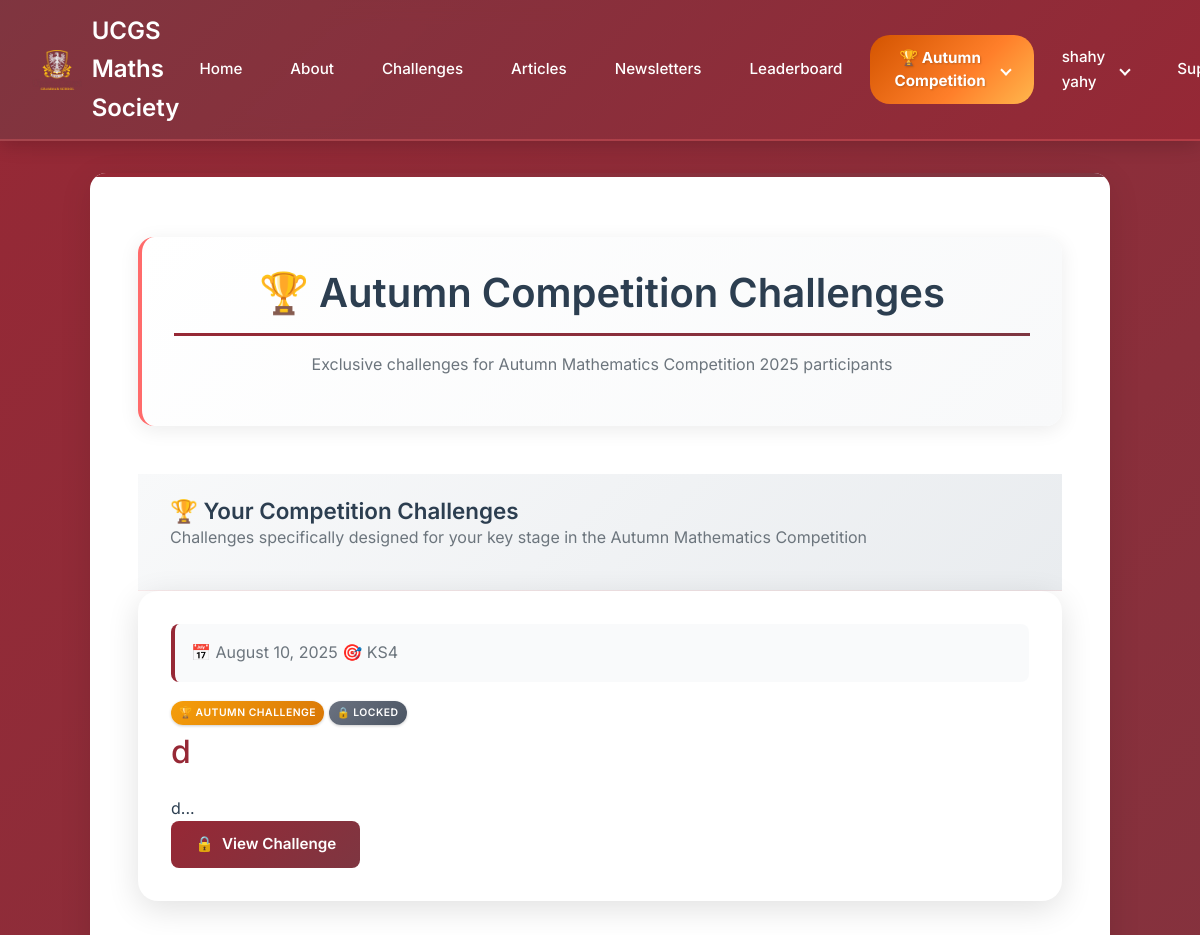
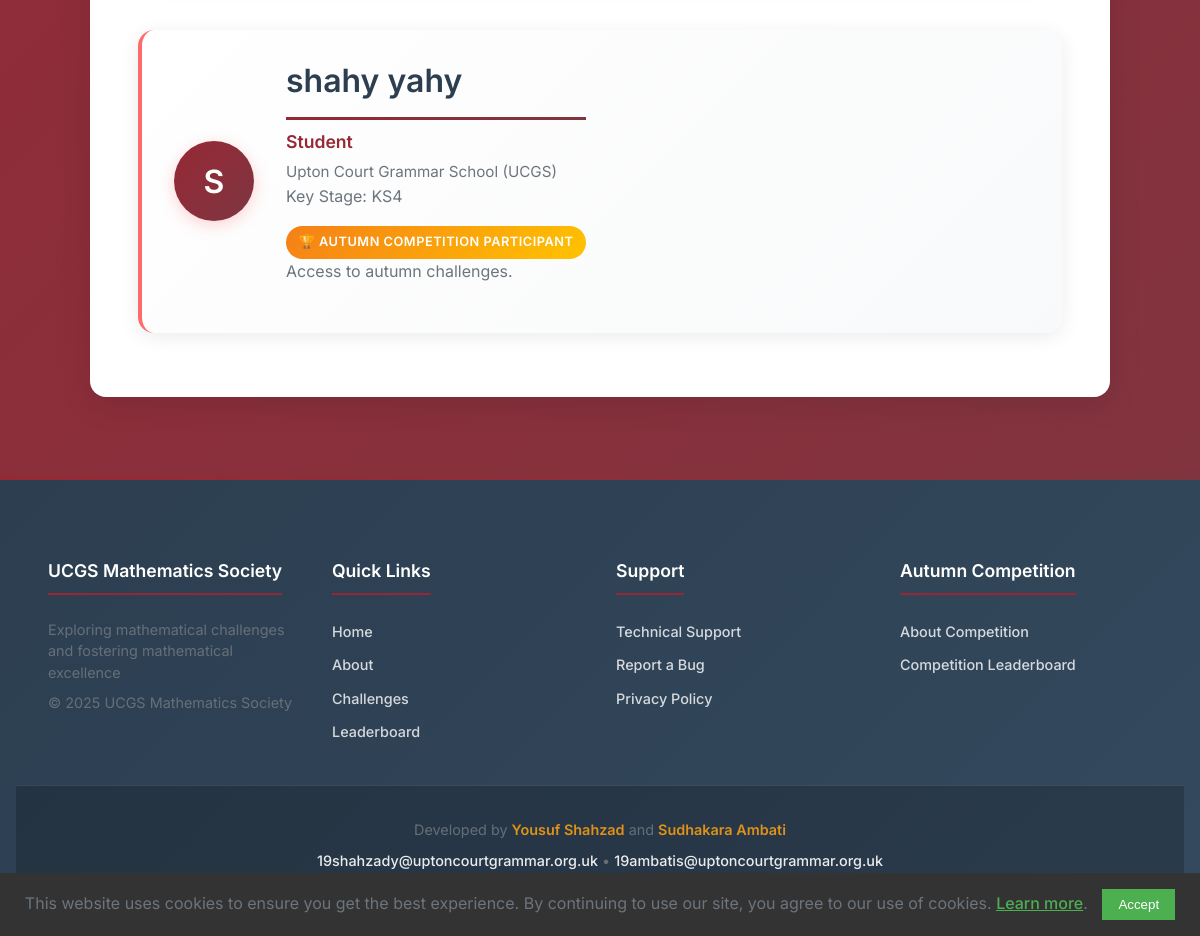
The app's page /challenges (signed in) with its own data (2 pictures, top to bottom).
### app/models.py (models this page shows, shortened)
class User(UserMixin, db.Model):
    __tablename__ = "users"
    id = db.Column(db.Integer, primary_key=True)
    full_name = db.Column(db.String(100), nullable=False, index=True)
    email = db.Column(db.String(120), unique=True, nullable=False, index=True)
    year = db.Column(db.Integer)
    maths_class = db.Column(db.String(100))
    password_hash = db.Column(db.String(128))
    is_admin = db.Column(db.Boolean, default=False, nullable=False)
    key_stage = db.Column(db.String(3), nullable=False, index=True)
    school_id = db.Column(db.Integer, db.ForeignKey('school.id'), nullable=True, index=True)
    is_competition_participant = db.Column(db.Boolean, default=False, nullable=False)
    submissions = db.relationship(
        "AnswerSubmission",
        back_populates="user",
        lazy="dynamic",
        cascade="all, delete-orphan"
    )
    articles = db.relationship(
        "Article",
        back_populates="author",
        lazy="dynamic",
        cascade="all, save-update"
    )

class SummerChallenge(db.Model):
    __tablename__ = "summer_challenge"
    id = db.Column(db.Integer, primary_key=True)
    title = db.Column(db.String(100), nullable=False, index=True)
    content = db.Column(db.Text, nullable=False)
    date_posted = db.Column(db.DateTime, default=datetime.datetime.now, nullable=False)
    duration_hours = db.Column(db.Integer, default=24, nullable=False)
    file_url = db.Column(db.String(100))
    key_stage = db.Column(db.String(3), nullable=False, index=True)
    is_manually_locked = db.Column(db.Boolean, default=False, nullable=False)  # Add this field
    release_at = db.Column(db.DateTime, nullable=True, index=True)
    answer_boxes = db.relationship(
        'SummerChallengeAnswerBox',
        back_populates='challenge',
        lazy='dynamic',
        cascade='all, delete-orphan',
        order_by="SummerChallengeAnswerBox.order"
    )
    submissions = db.relationship(
        'SummerSubmission',
        back_populates='challenge',
        lazy='dynamic'
    )
    @property
    def is_locked(self):
        from datetime import timedelta
        return (self.is_manually_locked or
                datetime.datetime.now() > self.date_posted + timedelta(hours=self.duration_hours))

class School(db.Model):
    __tablename__ = "school"
    id = db.Column(db.Integer, primary_key=True)
    name = db.Column(db.String(100), nullable=False, unique=True, index=True)
    email_domain = db.Column(db.String(100), nullable=True)
    address = db.Column(db.String(200), nullable=True)
    date_joined = db.Column(db.DateTime, default=datetime.datetime.now, nullable=False)
    users = db.relationship('User', backref='school', lazy='dynamic')

### app/main/routes.py (the view, shortened to what this page needs)
@bp.route("/challenges")
def challenges():
    page = request.args.get("page", 1, type=int)
    try:
        now = datetime.datetime.now()
        challenges_pagination = None
        summer_challenges = []
        if current_user.is_authenticated:
            is_summer_participant = getattr(current_user, "is_competition_participant", False)
            is_admin = getattr(current_user, "is_admin", False)
            if is_admin:
                challenges_pagination = Challenge.query.order_by(
                    Challenge.date_posted.desc()
                ).paginate(page=page, per_page=6, error_out=False)
                summer_challenges = SummerChallenge.query.order_by(
                    SummerChallenge.date_posted.desc()
                ).all()
            elif is_summer_participant:
                summer_challenges = SummerChallenge.query.filter_by(
                    key_stage=current_user.key_stage
                ).order_by(SummerChallenge.date_posted.desc()).all()
                challenges_pagination = Challenge.query.filter(Challenge.id == -1).paginate(
                    page=page, per_page=6, error_out=False
                )
        else:
            flash("Please log in to view challenges.", "info")
            return redirect(url_for('auth.login'))
        return render_template(
            "main/challenges.html",
            challenges=challenges_pagination,
            summer_challenges=summer_challenges
        )
    except SQLAlchemyError as e:
        current_app.logger.error(f"Error loading challenges: {str(e)}")
        flash("Unable to load challenges at this time.", "error")
        return redirect(url_for("main.home"))

### app/__init__.py (called while the page is built)
def initialize_extensions(app):
    ckeditor.init_app(app)
    db.init_app(app)
    login_manager.init_app(app)
    migrate.init_app(app, db, render_as_batch=True)
    from app.models import User
    @login_manager.user_loader
    def load_user(user_id):
        return User.query.get(int(user_id))

### app/templates/main/challenges.html (shortened to what this page needs)
{% extends "base.html" %}
{% block content %}
    <link rel="stylesheet" href="https://cdnjs.cloudflare.com/ajax/libs/mathquill/0.10.1/mathquill.min.css">
<div class="challenges-container">
    <div class="page-header">
        {% if current_user.is_authenticated and current_user.is_competition_participant %}
            <h1>🏆 Autumn Competition Challenges</h1>
            <p class="page-subtitle">Exclusive challenges for Autumn Mathematics Competition 2025 participants</p>
        {% else %}
            <h1>Mathematical Challenges</h1>
            <p class="page-subtitle">Test your mathematical skills with our collection of challenging problems and puzzles</p>
        {% endif %}
    </div>
    {% if current_user.is_authenticated and (current_user.is_competition_participant or current_user.is_admin) and summer_challenges %}
    <div class="summer-challenges-section">
        <div class="section-header">
            {% if current_user.is_admin %}
            <h2>🏆 Your Competition Challenge Management</h2>
            <p>Manage and oversee competition challenges for all key stages</p>
            {% else %}
            <h2>🏆 Your Competition Challenges</h2>
            {% endif %}
            <p>Challenges specifically designed for your key stage in the Autumn Mathematics Competition</p>
        </div>
        <div class="challenges-grid summer-grid">
            {% for summer in summer_challenges %}
            <article class="challenge-card summer-challenge-card">
                <div class="challenge-header">
                    <div class="challenge-meta">
                        <span class="challenge-date">
                            <span class="meta-icon">📅</span>
                            {{ summer.date_posted.strftime('%B %d, %Y') }}
                        </span>
                        <span class="challenge-keystage">
                            <span class="meta-icon">🎯</span>
                            {{ summer.key_stage.upper() }}
                        </span>
                    </div>
                    <div class="challenge-badge">
                        <span class="summer-badge">🏆 Autumn Challenge</span>
                    </div>
                    {% if summer.is_locked %}
                    <div class="challenge-badge locked">
                        <span class="status-icon">🔒</span>
                        <span>Locked</span>
                    </div>
                    {% endif %}
                </div>
                <div class="challenge-content">
                    <h2 class="challenge-title">
                        <a href="{{ url_for('main.summer_challenge', challenge_id=summer.id) }}">
                            {{ summer.title }}
                        </a>
                    </h2>
                    <div class="challenge-excerpt">
                        {{ summer.content | safe | striptags | truncate(200) }}...
                    </div>
                </div>
                <div>
                    <a href="{{ url_for('main.summer_challenge', challenge_id=summer.id) }}"
                       class="button challenge-attempt-btn {{ 'disabled' if summer.is_locked else '' }}">
                        <span>{% if summer.is_locked %}🔒{% else %}🚀{% endif %}</span>
                        {% if summer.is_locked %}View Challenge{% else %}Attempt Challenge{% endif %}
                    </a>
                </div>
            </article>
            {% else %}
            <div class="no-challenges">
                <div class="no-content-icon">🏆</div>
                <h3>No Autumn Challenges Available</h3>
                <p>Check back soon for new competition challenges for {{ current_user.key_stage.upper() }} students!</p>
            </div>
            {% endfor %}
        </div>
    </div>
    {% endif %}
    {% if current_user.is_authenticated %}
    <div class="profile-header">
        <div class="profile-avatar">
            <div class="avatar-icon">
                <span>{{ current_user.full_name[0].upper() }}</span>
            </div>
        </div>
        <div class="profile-info">
            <h1>{{ current_user.full_name }}</h1>
            <p class="profile-role">{{ 'Administrator' if current_user.is_admin else 'Student' }}</p>
            <p class="profile-school">{{ current_user.school.name if current_user.school else 'UCGS Mathematics Society' }}</p>
            <p class="profile-keystage">Key Stage: {{ current_user.key_stage.upper() }}</p>
            {% if current_user.is_admin %}
                        <span class="role-badge admin">Administrator</span>
                        <p>Full access to manage challenges and content.</p>
                    {% elif current_user.is_competition_participant %}
                        <span class="role-badge summer-user">🏆 Autumn Competition Participant</span>
                        <p>Access to autumn challenges.</p>
                    {% else %}
                        <span class="role-badge user">Student</span>
                        <p>Access to weekly challenges.</p>
                    {% endif %}
        </div>
    </div>
    {% endif %}
</div>
{% endblock %}

### app/templates/base.html (shortened to what this page needs)
<!DOCTYPE html>
<html lang="en">
    <head>
        <link rel="stylesheet" href="{{ url_for('static', filename='css/styles.min.css') }}">
        <link rel="stylesheet" href="https://cdnjs.cloudflare.com/ajax/libs/mathquill/0.10.1/mathquill.min.css">
</head>
<body>
    <header>
        <nav class="nav-container">
            <a href="{{ url_for('main.home') }}" class="nav-logo">
                <img src="{{ url_for('static', filename='images/crest.png') }}" alt="UCGS Crest">
                <span>UCGS Maths Society<span>
            </a>
            <ul class="nav-menu" id="navMenu">
                <li><a href="{{ url_for('main.home') }}">Home</a></li>
                <li><a href="{{ url_for('main.about') }}">About</a></li>
                <li><a href="{{ url_for('main.challenges') }}">Challenges</a></li>
                <li><a href="{{ url_for('main.articles') }}">Articles</a></li>
                <li><a href="{{ url_for('main.newsletters') }}">Newsletters</a></li>
                <li><a href="{{ url_for('main.leaderboard') }}">Leaderboard</a></li>
                <li class="dropdown">
                    <a href="#" class="dropdown-toggle button summer-competition-link">
                        🏆 Autumn Competition
                        <span class="dropdown-arrow"></span>
                    </a>
                </li>
                {% if current_user.is_anonymous %}
                    <li class="nav-auth"><a href="{{ url_for('auth.login') }}" class="" style="margin-top: 0">Login</a></li>
                    <li class="nav-auth"><a href="{{ url_for('auth.register') }}" class="">Register</a></li>
                    <li class="nav-auth"><a href="#" onclick="showSupportModal()" class="support-link">Support</a></li>
                {% else %}
                    <li class="dropdown">
                        <a href="#" class="dropdown-toggle">
                            {{ current_user.full_name }}
                            <span class="dropdown-arrow"></span>
                        </a>
                    </li>
                    <li class="nav-auth"><a href="#" onclick="showSupportModal()" class="support-link">Support</a></li>
                {% endif %}
            </ul>
        </nav>
    </header>
    <main>
        {% block content %}{% endblock %}
    </main>
    <footer>
        <div class="footer-content">
            <div class="footer-section">
                <h4>UCGS Mathematics Society</h4>
                <p>Exploring mathematical challenges and fostering mathematical excellence</p>
                <p>&copy; 2025 UCGS Mathematics Society</p>
            </div>
            <div class="footer-section">
                <h4>Quick Links</h4>
                <ul>
                    <li><a href="{{ url_for('main.home') }}">Home</a></li>
                    <li><a href="{{ url_for('main.about') }}">About</a></li>
                    <li><a href="{{ url_for('main.challenges') }}">Challenges</a></li>
                    <li><a href="{{ url_for('main.leaderboard') }}">Leaderboard</a></li>
                </ul>
            </div>
            <div class="footer-section">
                <h4>Support</h4>
                <ul>
                    <li><a href="#" onclick="showSupportModal()">Technical Support</a></li>
                    <li><a href="https://forms.cloud.microsoft/e/t2UThSWiVU" target="_blank">Report a Bug</a></li>
                    <li><a href="{{ url_for('main.privacy_policy') }}">Privacy Policy</a></li>
                </ul>
            </div>
            <div class="footer-section">
                <h4>Autumn Competition</h4>
                <ul>
                    <li><a href="{{ url_for('main.summer_about') }}">About Competition</a></li>
                    <li><a href="{{ url_for('main.summer_leaderboard') }}">Competition Leaderboard</a></li>
                </ul>
            </div>
        </div>
        <div class="footer-bottom">
            <div class="footer-credits">
                <p>Developed by <strong>Yousuf Shahzad</strong> and <strong>Sudhakara Ambati</strong></p>
                <p>
                    <a href="mailto:19shahzady@uptoncourtgrammar.org.uk">19shahzady@uptoncourtgrammar.org.uk</a> •
                    <a href="mailto:19ambatis@uptoncourtgrammar.org.uk">19ambatis@uptoncourtgrammar.org.uk</a>
                </p>
            </div>
        </div>
    </footer>
    <div id="cookie-consent-banner" class="cookie-banner">
        <p>
            This website uses cookies to ensure you get the best experience. By continuing to use our site, you agree to our use of cookies.
            <a href="{{ url_for('main.privacy_policy') }}">Learn more</a>.
        </p>
        <button id="accept-cookies" class="cookie-button">Accept</button>
    </div>
</body>
</html>

### records on screen
User: full_name "shahy yahy", full_name "S", is_admin "Student", key_stage "KS4"
SummerChallenge: date_posted "August 10, 2025", key_stage "KS4", is_manually_locked "LOCKED", title "d", content "d"
School: school "Upton Court Grammar School (UCGS)"
